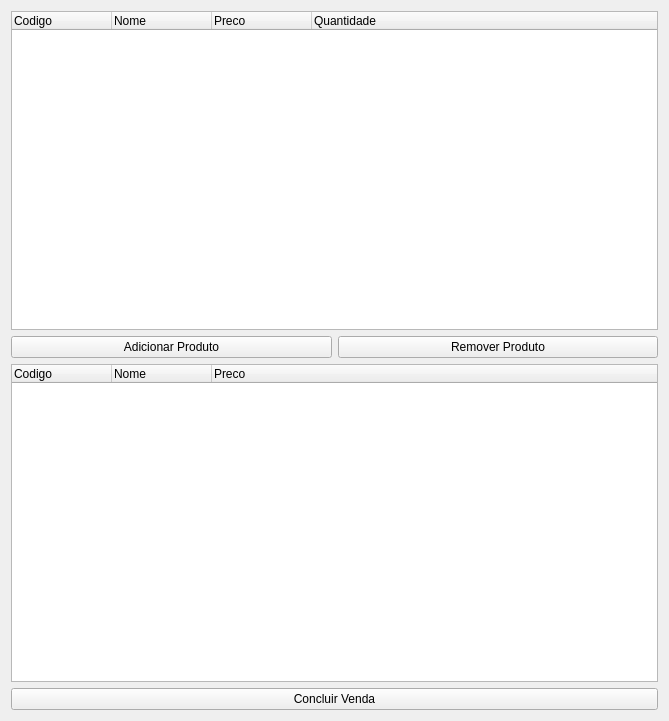
<?xml version="1.0" encoding="UTF-8"?>
<ui version="4.0">
 <class>Form</class>
 <widget class="QWidget" name="Form">
  <property name="geometry">
   <rect>
    <x>0</x>
    <y>0</y>
    <width>669</width>
    <height>721</height>
   </rect>
  </property>
  <property name="windowTitle">
   <string>Form</string>
  </property>
  <layout class="QVBoxLayout" name="verticalLayout">
   <item>
    <widget class="QTreeWidget" name="store_products">
     <column>
      <property name="text">
       <string>Codigo</string>
      </property>
     </column>
     <column>
      <property name="text">
       <string>Nome</string>
      </property>
     </column>
     <column>
      <property name="text">
       <string>Preco</string>
      </property>
     </column>
     <column>
      <property name="text">
       <string>Quantidade</string>
      </property>
     </column>
    </widget>
   </item>
   <item>
    <layout class="QHBoxLayout" name="horizontalLayout_2">
     <item>
      <widget class="QPushButton" name="pushButton_5">
       <property name="text">
        <string>Adicionar Produto</string>
       </property>
      </widget>
     </item>
     <item>
      <widget class="QPushButton" name="pushButton_4">
       <property name="text">
        <string>Remover Produto</string>
       </property>
      </widget>
     </item>
    </layout>
   </item>
   <item>
    <widget class="QTreeWidget" name="sell_products">
     <column>
      <property name="text">
       <string>Codigo</string>
      </property>
     </column>
     <column>
      <property name="text">
       <string>Nome</string>
      </property>
     </column>
     <column>
      <property name="text">
       <string>Preco</string>
      </property>
     </column>
    </widget>
   </item>
   <item>
    <widget class="QPushButton" name="pushButton_6">
     <property name="text">
      <string>Concluir Venda</string>
     </property>
    </widget>
   </item>
  </layout>
 </widget>
 <resources/>
 <connections>
  <connection>
   <sender>pushButton_5</sender>
   <signal>clicked()</signal>
   <receiver>Form</receiver>
   <slot>add()</slot>
   <hints>
    <hint type="sourcelabel">
     <x>249</x>
     <y>341</y>
    </hint>
    <hint type="destinationlabel">
     <x>183</x>
     <y>361</y>
    </hint>
   </hints>
  </connection>
  <connection>
   <sender>pushButton_4</sender>
   <signal>clicked()</signal>
   <receiver>Form</receiver>
   <slot>remove()</slot>
   <hints>
    <hint type="sourcelabel">
     <x>437</x>
     <y>344</y>
    </hint>
    <hint type="destinationlabel">
     <x>458</x>
     <y>361</y>
    </hint>
   </hints>
  </connection>
  <connection>
   <sender>pushButton_6</sender>
   <signal>clicked()</signal>
   <receiver>Form</receiver>
   <slot>save()</slot>
   <hints>
    <hint type="sourcelabel">
     <x>398</x>
     <y>693</y>
    </hint>
    <hint type="destinationlabel">
     <x>393</x>
     <y>681</y>
    </hint>
   </hints>
  </connection>
 </connections>
 <slots>
  <slot>add()</slot>
  <slot>remove()</slot>
  <slot>save()</slot>
 </slots>
</ui>
